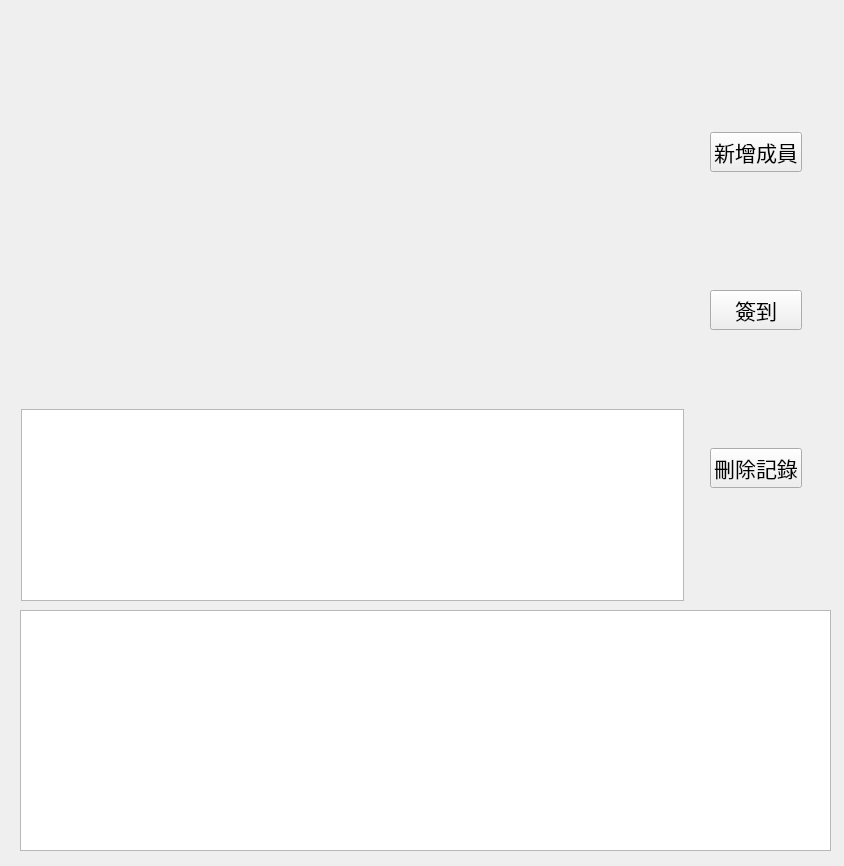
<?xml version="1.0" encoding="UTF-8"?>
<ui version="4.0">
 <class>MainWindow</class>
 <widget class="QMainWindow" name="MainWindow">
  <property name="geometry">
   <rect>
    <x>0</x>
    <y>0</y>
    <width>844</width>
    <height>866</height>
   </rect>
  </property>
  <property name="windowTitle">
   <string>MainWindow</string>
  </property>
  <widget class="QWidget" name="centralwidget">
   <widget class="QWidget" name="layoutWidget">
    <property name="geometry">
     <rect>
      <x>21</x>
      <y>20</y>
      <width>801</width>
      <height>581</height>
     </rect>
    </property>
    <layout class="QGridLayout" name="gridLayout">
     <item row="0" column="0">
      <layout class="QVBoxLayout" name="verticalLayout_2">
       <item>
        <layout class="QHBoxLayout" name="horizontalLayout">
         <item>
          <widget class="QLabel" name="DisplayWindow1">
           <property name="sizePolicy">
            <sizepolicy hsizetype="Preferred" vsizetype="Expanding">
             <horstretch>0</horstretch>
             <verstretch>0</verstretch>
            </sizepolicy>
           </property>
           <property name="text">
            <string/>
           </property>
          </widget>
         </item>
         <item>
          <widget class="QLabel" name="DisplayWindow2">
           <property name="sizePolicy">
            <sizepolicy hsizetype="Preferred" vsizetype="Expanding">
             <horstretch>0</horstretch>
             <verstretch>0</verstretch>
            </sizepolicy>
           </property>
           <property name="text">
            <string/>
           </property>
          </widget>
         </item>
        </layout>
       </item>
       <item>
        <widget class="QTextEdit" name="LoggingWindow">
         <property name="sizePolicy">
          <sizepolicy hsizetype="Expanding" vsizetype="Minimum">
           <horstretch>0</horstretch>
           <verstretch>0</verstretch>
          </sizepolicy>
         </property>
        </widget>
       </item>
      </layout>
     </item>
     <item row="0" column="1">
      <layout class="QVBoxLayout" name="verticalLayout">
       <property name="leftMargin">
        <number>20</number>
       </property>
       <property name="rightMargin">
        <number>20</number>
       </property>
       <item>
        <widget class="QPushButton" name="AddBtn">
         <property name="font">
          <font>
           <pointsize>16</pointsize>
          </font>
         </property>
         <property name="text">
          <string>新增成員</string>
         </property>
        </widget>
       </item>
       <item>
        <widget class="QPushButton" name="SigninBtn">
         <property name="sizePolicy">
          <sizepolicy hsizetype="Minimum" vsizetype="Fixed">
           <horstretch>0</horstretch>
           <verstretch>5</verstretch>
          </sizepolicy>
         </property>
         <property name="font">
          <font>
           <pointsize>16</pointsize>
          </font>
         </property>
         <property name="text">
          <string>簽到</string>
         </property>
        </widget>
       </item>
       <item>
        <widget class="QPushButton" name="DeleteBtn">
         <property name="font">
          <font>
           <pointsize>16</pointsize>
          </font>
         </property>
         <property name="text">
          <string>刪除記錄</string>
         </property>
        </widget>
       </item>
      </layout>
     </item>
    </layout>
   </widget>
   <widget class="QTableView" name="tableWindow">
    <property name="geometry">
     <rect>
      <x>20</x>
      <y>610</y>
      <width>811</width>
      <height>241</height>
     </rect>
    </property>
   </widget>
  </widget>
 </widget>
 <resources/>
 <connections/>
</ui>
